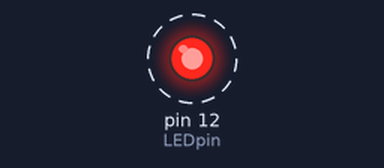
Recording of a sketch running on a simulated Arduino Uno, built with avr-gcc and run on an emulated ATmega328P. On the bench: output pins drawn as LEDs (lit = HIGH). Dashed ring = blinking.

Above: at 0.15 s.
Timing chart, 0 to 3.5 s (numbered marks = the images above):
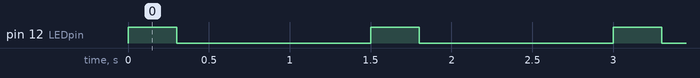

The sketch:

sketch.ino
```cpp
byte initialPin=12;
byte LEDpin=12;
const byte limit=4;
void setup() {
  // put your setup code here, to run once:
  pinMode(LEDpin, OUTPUT);

}

void loop() {
  // put your main code here, to run repeatedly:
  digitalWrite(LEDpin, HIGH);
  delay(300);
  digitalWrite(LEDpin, LOW);
  // delay(100);
  LEDpin -= 2;
  if(LEDpin<limit) LEDpin=initialPin;
}
```

Measured:
- by itself, pin 12 (LEDpin): alternates HIGH for 0.30 s and LOW for 1.2 s
